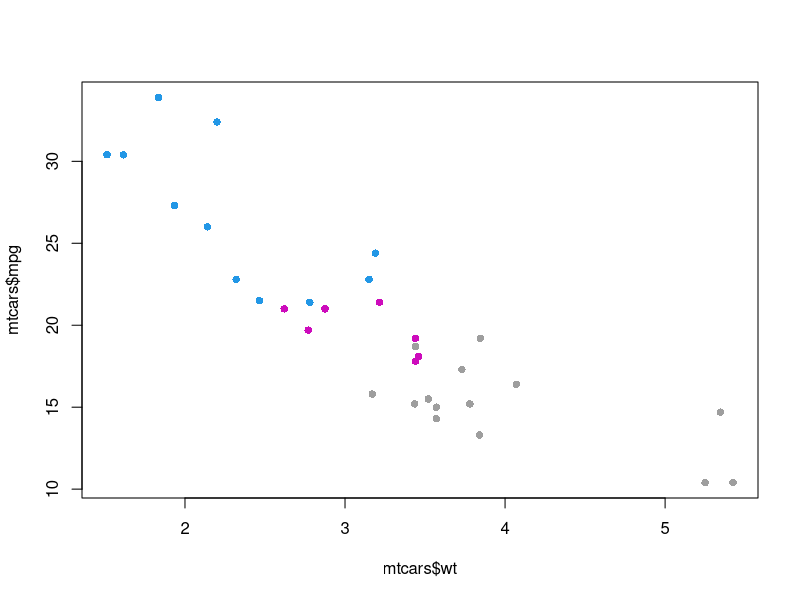

Here is the R script that generated this plot:
## ---- chunk 1
options(htmltools.dir.version = FALSE)
knitr::opts_chunk$set(echo = TRUE)
set.seed(42)
## ---- chunk 2

## ---- chunk 3

## ---- chunk 4

## ---- chunk 5
mtcars <- mtcars[, c("mpg", "cyl", "wt", "qsec")]
summary(mtcars)
## ---- chunk 6
plot(mtcars$wt, mtcars$mpg, col = mtcars$cyl, pch = 16)
## ---- chunk 7
knitr::kable(mtcars[1:6, ], caption = "A subset of mtcars")
